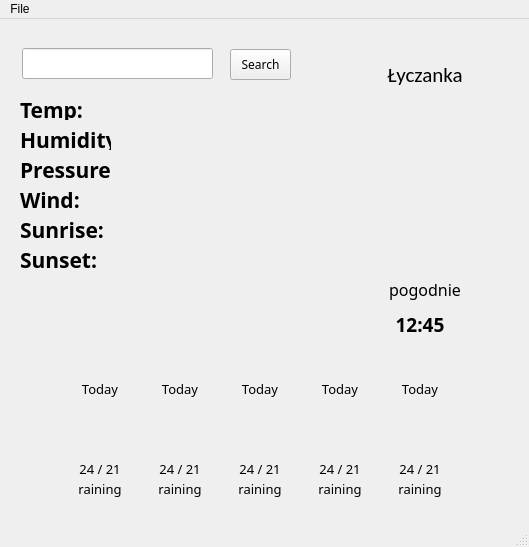
<?xml version="1.0" encoding="UTF-8"?>
<ui version="4.0">
 <class>MainWindow</class>
 <widget class="QMainWindow" name="MainWindow">
  <property name="geometry">
   <rect>
    <x>0</x>
    <y>0</y>
    <width>529</width>
    <height>547</height>
   </rect>
  </property>
  <property name="windowTitle">
   <string>MainWindow</string>
  </property>
  <widget class="QWidget" name="centralwidget">
   <widget class="QLineEdit" name="line_edit_search">
    <property name="enabled">
     <bool>true</bool>
    </property>
    <property name="geometry">
     <rect>
      <x>22</x>
      <y>29</y>
      <width>191</width>
      <height>31</height>
     </rect>
    </property>
    <property name="font">
     <font>
      <family>Agency FB</family>
      <pointsize>16</pointsize>
     </font>
    </property>
   </widget>
   <widget class="QPushButton" name="push_Button_Search">
    <property name="enabled">
     <bool>true</bool>
    </property>
    <property name="geometry">
     <rect>
      <x>230</x>
      <y>30</y>
      <width>61</width>
      <height>31</height>
     </rect>
    </property>
    <property name="font">
     <font>
      <family>Agency FB</family>
     </font>
    </property>
    <property name="text">
     <string>Search</string>
    </property>
   </widget>
   <widget class="QLabel" name="label_Humidity">
    <property name="enabled">
     <bool>true</bool>
    </property>
    <property name="geometry">
     <rect>
      <x>20</x>
      <y>110</y>
      <width>91</width>
      <height>21</height>
     </rect>
    </property>
    <property name="font">
     <font>
      <family>Agency FB</family>
      <pointsize>16</pointsize>
      <weight>75</weight>
      <bold>true</bold>
     </font>
    </property>
    <property name="frameShape">
     <enum>QFrame::NoFrame</enum>
    </property>
    <property name="text">
     <string>Humidity:</string>
    </property>
   </widget>
   <widget class="QLabel" name="label_Pressure">
    <property name="enabled">
     <bool>true</bool>
    </property>
    <property name="geometry">
     <rect>
      <x>20</x>
      <y>140</y>
      <width>91</width>
      <height>21</height>
     </rect>
    </property>
    <property name="font">
     <font>
      <family>Agency FB</family>
      <pointsize>16</pointsize>
      <weight>75</weight>
      <bold>true</bold>
     </font>
    </property>
    <property name="frameShape">
     <enum>QFrame::NoFrame</enum>
    </property>
    <property name="text">
     <string>Pressure:</string>
    </property>
   </widget>
   <widget class="QLabel" name="label_Temperature">
    <property name="enabled">
     <bool>true</bool>
    </property>
    <property name="geometry">
     <rect>
      <x>20</x>
      <y>80</y>
      <width>91</width>
      <height>21</height>
     </rect>
    </property>
    <property name="font">
     <font>
      <family>Agency FB</family>
      <pointsize>16</pointsize>
      <weight>75</weight>
      <bold>true</bold>
     </font>
    </property>
    <property name="frameShape">
     <enum>QFrame::NoFrame</enum>
    </property>
    <property name="text">
     <string>Temp:</string>
    </property>
   </widget>
   <widget class="QLabel" name="label_Wind">
    <property name="enabled">
     <bool>true</bool>
    </property>
    <property name="geometry">
     <rect>
      <x>20</x>
      <y>170</y>
      <width>91</width>
      <height>21</height>
     </rect>
    </property>
    <property name="font">
     <font>
      <family>Agency FB</family>
      <pointsize>16</pointsize>
      <weight>75</weight>
      <bold>true</bold>
     </font>
    </property>
    <property name="frameShape">
     <enum>QFrame::NoFrame</enum>
    </property>
    <property name="text">
     <string>Wind: </string>
    </property>
   </widget>
   <widget class="QLabel" name="label_Temperature_display">
    <property name="enabled">
     <bool>true</bool>
    </property>
    <property name="geometry">
     <rect>
      <x>110</x>
      <y>80</y>
      <width>181</width>
      <height>21</height>
     </rect>
    </property>
    <property name="font">
     <font>
      <family>Agency FB</family>
      <pointsize>14</pointsize>
     </font>
    </property>
    <property name="frameShape">
     <enum>QFrame::NoFrame</enum>
    </property>
    <property name="text">
     <string/>
    </property>
   </widget>
   <widget class="QLabel" name="label_Humidity_display">
    <property name="enabled">
     <bool>true</bool>
    </property>
    <property name="geometry">
     <rect>
      <x>110</x>
      <y>110</y>
      <width>181</width>
      <height>21</height>
     </rect>
    </property>
    <property name="font">
     <font>
      <family>Agency FB</family>
      <pointsize>14</pointsize>
     </font>
    </property>
    <property name="frameShape">
     <enum>QFrame::NoFrame</enum>
    </property>
    <property name="text">
     <string/>
    </property>
   </widget>
   <widget class="QLabel" name="label_Pressure_display">
    <property name="enabled">
     <bool>true</bool>
    </property>
    <property name="geometry">
     <rect>
      <x>110</x>
      <y>140</y>
      <width>181</width>
      <height>21</height>
     </rect>
    </property>
    <property name="font">
     <font>
      <family>Agency FB</family>
      <pointsize>14</pointsize>
     </font>
    </property>
    <property name="frameShape">
     <enum>QFrame::NoFrame</enum>
    </property>
    <property name="text">
     <string/>
    </property>
   </widget>
   <widget class="QLabel" name="label_Wind_display">
    <property name="enabled">
     <bool>true</bool>
    </property>
    <property name="geometry">
     <rect>
      <x>110</x>
      <y>170</y>
      <width>181</width>
      <height>21</height>
     </rect>
    </property>
    <property name="font">
     <font>
      <family>Agency FB</family>
      <pointsize>14</pointsize>
     </font>
    </property>
    <property name="frameShape">
     <enum>QFrame::NoFrame</enum>
    </property>
    <property name="text">
     <string/>
    </property>
   </widget>
   <widget class="QLabel" name="label_Sunrise_display">
    <property name="enabled">
     <bool>true</bool>
    </property>
    <property name="geometry">
     <rect>
      <x>110</x>
      <y>200</y>
      <width>181</width>
      <height>21</height>
     </rect>
    </property>
    <property name="font">
     <font>
      <family>Agency FB</family>
      <pointsize>14</pointsize>
     </font>
    </property>
    <property name="frameShape">
     <enum>QFrame::NoFrame</enum>
    </property>
    <property name="text">
     <string/>
    </property>
   </widget>
   <widget class="QLabel" name="label_Name">
    <property name="enabled">
     <bool>true</bool>
    </property>
    <property name="geometry">
     <rect>
      <x>325</x>
      <y>40</y>
      <width>200</width>
      <height>31</height>
     </rect>
    </property>
    <property name="font">
     <font>
      <family>Calibri</family>
      <pointsize>16</pointsize>
      <weight>50</weight>
      <bold>false</bold>
     </font>
    </property>
    <property name="frameShape">
     <enum>QFrame::NoFrame</enum>
    </property>
    <property name="text">
     <string>Łyczanka</string>
    </property>
    <property name="alignment">
     <set>Qt::AlignCenter</set>
    </property>
   </widget>
   <widget class="QLabel" name="label_Timezone">
    <property name="enabled">
     <bool>true</bool>
    </property>
    <property name="geometry">
     <rect>
      <x>325</x>
      <y>70</y>
      <width>200</width>
      <height>31</height>
     </rect>
    </property>
    <property name="font">
     <font>
      <family>Agency FB</family>
      <pointsize>14</pointsize>
      <weight>75</weight>
      <bold>true</bold>
     </font>
    </property>
    <property name="frameShape">
     <enum>QFrame::NoFrame</enum>
    </property>
    <property name="text">
     <string/>
    </property>
    <property name="alignment">
     <set>Qt::AlignCenter</set>
    </property>
   </widget>
   <widget class="QLabel" name="label_Datetime">
    <property name="enabled">
     <bool>true</bool>
    </property>
    <property name="geometry">
     <rect>
      <x>330</x>
      <y>290</y>
      <width>180</width>
      <height>30</height>
     </rect>
    </property>
    <property name="font">
     <font>
      <family>Agency FB</family>
      <pointsize>14</pointsize>
      <weight>75</weight>
      <bold>true</bold>
     </font>
    </property>
    <property name="frameShape">
     <enum>QFrame::NoFrame</enum>
    </property>
    <property name="text">
     <string>12:45</string>
    </property>
    <property name="alignment">
     <set>Qt::AlignCenter</set>
    </property>
   </widget>
   <widget class="QLabel" name="label_Sunrise">
    <property name="enabled">
     <bool>true</bool>
    </property>
    <property name="geometry">
     <rect>
      <x>20</x>
      <y>200</y>
      <width>91</width>
      <height>21</height>
     </rect>
    </property>
    <property name="font">
     <font>
      <family>Agency FB</family>
      <pointsize>16</pointsize>
      <weight>75</weight>
      <bold>true</bold>
     </font>
    </property>
    <property name="frameShape">
     <enum>QFrame::NoFrame</enum>
    </property>
    <property name="text">
     <string>Sunrise:</string>
    </property>
   </widget>
   <widget class="QLabel" name="label_Sunset">
    <property name="enabled">
     <bool>true</bool>
    </property>
    <property name="geometry">
     <rect>
      <x>20</x>
      <y>230</y>
      <width>91</width>
      <height>21</height>
     </rect>
    </property>
    <property name="font">
     <font>
      <family>Agency FB</family>
      <pointsize>16</pointsize>
      <weight>75</weight>
      <bold>true</bold>
     </font>
    </property>
    <property name="frameShape">
     <enum>QFrame::NoFrame</enum>
    </property>
    <property name="text">
     <string>Sunset:</string>
    </property>
   </widget>
   <widget class="QLabel" name="label_small_date_1">
    <property name="enabled">
     <bool>true</bool>
    </property>
    <property name="geometry">
     <rect>
      <x>70</x>
      <y>360</y>
      <width>60</width>
      <height>20</height>
     </rect>
    </property>
    <property name="font">
     <font>
      <family>Agency FB</family>
      <pointsize>10</pointsize>
     </font>
    </property>
    <property name="focusPolicy">
     <enum>Qt::ClickFocus</enum>
    </property>
    <property name="frameShape">
     <enum>QFrame::NoFrame</enum>
    </property>
    <property name="text">
     <string>Today</string>
    </property>
    <property name="alignment">
     <set>Qt::AlignCenter</set>
    </property>
   </widget>
   <widget class="QLabel" name="label_small_temp_1">
    <property name="enabled">
     <bool>true</bool>
    </property>
    <property name="geometry">
     <rect>
      <x>70</x>
      <y>440</y>
      <width>60</width>
      <height>20</height>
     </rect>
    </property>
    <property name="font">
     <font>
      <family>Agency FB</family>
      <pointsize>10</pointsize>
     </font>
    </property>
    <property name="focusPolicy">
     <enum>Qt::ClickFocus</enum>
    </property>
    <property name="frameShape">
     <enum>QFrame::NoFrame</enum>
    </property>
    <property name="text">
     <string>24 / 21</string>
    </property>
    <property name="alignment">
     <set>Qt::AlignCenter</set>
    </property>
   </widget>
   <widget class="QLabel" name="label_small_weather_1">
    <property name="enabled">
     <bool>true</bool>
    </property>
    <property name="geometry">
     <rect>
      <x>70</x>
      <y>460</y>
      <width>60</width>
      <height>20</height>
     </rect>
    </property>
    <property name="font">
     <font>
      <family>Agency FB</family>
      <pointsize>10</pointsize>
     </font>
    </property>
    <property name="focusPolicy">
     <enum>Qt::ClickFocus</enum>
    </property>
    <property name="frameShape">
     <enum>QFrame::NoFrame</enum>
    </property>
    <property name="text">
     <string>raining</string>
    </property>
    <property name="alignment">
     <set>Qt::AlignCenter</set>
    </property>
   </widget>
   <widget class="QLabel" name="label_main_image">
    <property name="enabled">
     <bool>true</bool>
    </property>
    <property name="geometry">
     <rect>
      <x>350</x>
      <y>100</y>
      <width>150</width>
      <height>150</height>
     </rect>
    </property>
    <property name="font">
     <font>
      <family>Agency FB</family>
      <pointsize>14</pointsize>
     </font>
    </property>
    <property name="frameShape">
     <enum>QFrame::NoFrame</enum>
    </property>
    <property name="text">
     <string/>
    </property>
    <property name="alignment">
     <set>Qt::AlignCenter</set>
    </property>
   </widget>
   <widget class="QLabel" name="label_small_image_1">
    <property name="enabled">
     <bool>true</bool>
    </property>
    <property name="geometry">
     <rect>
      <x>70</x>
      <y>380</y>
      <width>60</width>
      <height>60</height>
     </rect>
    </property>
    <property name="font">
     <font>
      <family>Agency FB</family>
      <pointsize>14</pointsize>
     </font>
    </property>
    <property name="frameShape">
     <enum>QFrame::NoFrame</enum>
    </property>
    <property name="text">
     <string/>
    </property>
    <property name="alignment">
     <set>Qt::AlignCenter</set>
    </property>
   </widget>
   <widget class="QLabel" name="label_Weather">
    <property name="enabled">
     <bool>true</bool>
    </property>
    <property name="geometry">
     <rect>
      <x>310</x>
      <y>250</y>
      <width>230</width>
      <height>40</height>
     </rect>
    </property>
    <property name="font">
     <font>
      <family>Agency FB</family>
      <pointsize>12</pointsize>
      <weight>50</weight>
      <bold>false</bold>
     </font>
    </property>
    <property name="frameShape">
     <enum>QFrame::NoFrame</enum>
    </property>
    <property name="text">
     <string>pogodnie</string>
    </property>
    <property name="alignment">
     <set>Qt::AlignCenter</set>
    </property>
   </widget>
   <widget class="QLabel" name="label_Sunset_display">
    <property name="enabled">
     <bool>true</bool>
    </property>
    <property name="geometry">
     <rect>
      <x>110</x>
      <y>230</y>
      <width>181</width>
      <height>21</height>
     </rect>
    </property>
    <property name="font">
     <font>
      <family>Agency FB</family>
      <pointsize>14</pointsize>
     </font>
    </property>
    <property name="frameShape">
     <enum>QFrame::NoFrame</enum>
    </property>
    <property name="text">
     <string/>
    </property>
   </widget>
   <widget class="QLabel" name="label_small_weather_2">
    <property name="enabled">
     <bool>true</bool>
    </property>
    <property name="geometry">
     <rect>
      <x>150</x>
      <y>460</y>
      <width>60</width>
      <height>20</height>
     </rect>
    </property>
    <property name="font">
     <font>
      <family>Agency FB</family>
      <pointsize>10</pointsize>
     </font>
    </property>
    <property name="focusPolicy">
     <enum>Qt::ClickFocus</enum>
    </property>
    <property name="frameShape">
     <enum>QFrame::NoFrame</enum>
    </property>
    <property name="text">
     <string>raining</string>
    </property>
    <property name="alignment">
     <set>Qt::AlignCenter</set>
    </property>
   </widget>
   <widget class="QLabel" name="label_small_date_2">
    <property name="enabled">
     <bool>true</bool>
    </property>
    <property name="geometry">
     <rect>
      <x>150</x>
      <y>360</y>
      <width>60</width>
      <height>20</height>
     </rect>
    </property>
    <property name="font">
     <font>
      <family>Agency FB</family>
      <pointsize>10</pointsize>
     </font>
    </property>
    <property name="focusPolicy">
     <enum>Qt::ClickFocus</enum>
    </property>
    <property name="frameShape">
     <enum>QFrame::NoFrame</enum>
    </property>
    <property name="text">
     <string>Today</string>
    </property>
    <property name="alignment">
     <set>Qt::AlignCenter</set>
    </property>
   </widget>
   <widget class="QLabel" name="label_small_temp_2">
    <property name="enabled">
     <bool>true</bool>
    </property>
    <property name="geometry">
     <rect>
      <x>150</x>
      <y>440</y>
      <width>60</width>
      <height>20</height>
     </rect>
    </property>
    <property name="font">
     <font>
      <family>Agency FB</family>
      <pointsize>10</pointsize>
     </font>
    </property>
    <property name="focusPolicy">
     <enum>Qt::ClickFocus</enum>
    </property>
    <property name="frameShape">
     <enum>QFrame::NoFrame</enum>
    </property>
    <property name="text">
     <string>24 / 21</string>
    </property>
    <property name="alignment">
     <set>Qt::AlignCenter</set>
    </property>
   </widget>
   <widget class="QLabel" name="label_small_image_2">
    <property name="enabled">
     <bool>true</bool>
    </property>
    <property name="geometry">
     <rect>
      <x>150</x>
      <y>380</y>
      <width>60</width>
      <height>60</height>
     </rect>
    </property>
    <property name="font">
     <font>
      <family>Agency FB</family>
      <pointsize>14</pointsize>
     </font>
    </property>
    <property name="frameShape">
     <enum>QFrame::NoFrame</enum>
    </property>
    <property name="text">
     <string/>
    </property>
    <property name="alignment">
     <set>Qt::AlignCenter</set>
    </property>
   </widget>
   <widget class="QLabel" name="label_small_weather_3">
    <property name="enabled">
     <bool>true</bool>
    </property>
    <property name="geometry">
     <rect>
      <x>230</x>
      <y>460</y>
      <width>60</width>
      <height>20</height>
     </rect>
    </property>
    <property name="font">
     <font>
      <family>Agency FB</family>
      <pointsize>10</pointsize>
     </font>
    </property>
    <property name="focusPolicy">
     <enum>Qt::ClickFocus</enum>
    </property>
    <property name="frameShape">
     <enum>QFrame::NoFrame</enum>
    </property>
    <property name="text">
     <string>raining</string>
    </property>
    <property name="alignment">
     <set>Qt::AlignCenter</set>
    </property>
   </widget>
   <widget class="QLabel" name="label_small_date_3">
    <property name="enabled">
     <bool>true</bool>
    </property>
    <property name="geometry">
     <rect>
      <x>230</x>
      <y>360</y>
      <width>60</width>
      <height>20</height>
     </rect>
    </property>
    <property name="font">
     <font>
      <family>Agency FB</family>
      <pointsize>10</pointsize>
     </font>
    </property>
    <property name="focusPolicy">
     <enum>Qt::ClickFocus</enum>
    </property>
    <property name="frameShape">
     <enum>QFrame::NoFrame</enum>
    </property>
    <property name="text">
     <string>Today</string>
    </property>
    <property name="alignment">
     <set>Qt::AlignCenter</set>
    </property>
   </widget>
   <widget class="QLabel" name="label_small_temp_3">
    <property name="enabled">
     <bool>true</bool>
    </property>
    <property name="geometry">
     <rect>
      <x>230</x>
      <y>440</y>
      <width>60</width>
      <height>20</height>
     </rect>
    </property>
    <property name="font">
     <font>
      <family>Agency FB</family>
      <pointsize>10</pointsize>
     </font>
    </property>
    <property name="focusPolicy">
     <enum>Qt::ClickFocus</enum>
    </property>
    <property name="frameShape">
     <enum>QFrame::NoFrame</enum>
    </property>
    <property name="text">
     <string>24 / 21</string>
    </property>
    <property name="alignment">
     <set>Qt::AlignCenter</set>
    </property>
   </widget>
   <widget class="QLabel" name="label_small_image_3">
    <property name="enabled">
     <bool>true</bool>
    </property>
    <property name="geometry">
     <rect>
      <x>230</x>
      <y>380</y>
      <width>60</width>
      <height>60</height>
     </rect>
    </property>
    <property name="font">
     <font>
      <family>Agency FB</family>
      <pointsize>14</pointsize>
     </font>
    </property>
    <property name="frameShape">
     <enum>QFrame::NoFrame</enum>
    </property>
    <property name="text">
     <string/>
    </property>
    <property name="alignment">
     <set>Qt::AlignCenter</set>
    </property>
   </widget>
   <widget class="QLabel" name="label_small_weather_4">
    <property name="enabled">
     <bool>true</bool>
    </property>
    <property name="geometry">
     <rect>
      <x>310</x>
      <y>460</y>
      <width>60</width>
      <height>20</height>
     </rect>
    </property>
    <property name="font">
     <font>
      <family>Agency FB</family>
      <pointsize>10</pointsize>
     </font>
    </property>
    <property name="focusPolicy">
     <enum>Qt::ClickFocus</enum>
    </property>
    <property name="frameShape">
     <enum>QFrame::NoFrame</enum>
    </property>
    <property name="text">
     <string>raining</string>
    </property>
    <property name="alignment">
     <set>Qt::AlignCenter</set>
    </property>
   </widget>
   <widget class="QLabel" name="label_small_date_4">
    <property name="enabled">
     <bool>true</bool>
    </property>
    <property name="geometry">
     <rect>
      <x>310</x>
      <y>360</y>
      <width>60</width>
      <height>20</height>
     </rect>
    </property>
    <property name="font">
     <font>
      <family>Agency FB</family>
      <pointsize>10</pointsize>
     </font>
    </property>
    <property name="focusPolicy">
     <enum>Qt::ClickFocus</enum>
    </property>
    <property name="frameShape">
     <enum>QFrame::NoFrame</enum>
    </property>
    <property name="text">
     <string>Today</string>
    </property>
    <property name="alignment">
     <set>Qt::AlignCenter</set>
    </property>
   </widget>
   <widget class="QLabel" name="label_small_temp_4">
    <property name="enabled">
     <bool>true</bool>
    </property>
    <property name="geometry">
     <rect>
      <x>310</x>
      <y>440</y>
      <width>60</width>
      <height>20</height>
     </rect>
    </property>
    <property name="font">
     <font>
      <family>Agency FB</family>
      <pointsize>10</pointsize>
     </font>
    </property>
    <property name="focusPolicy">
     <enum>Qt::ClickFocus</enum>
    </property>
    <property name="frameShape">
     <enum>QFrame::NoFrame</enum>
    </property>
    <property name="text">
     <string>24 / 21</string>
    </property>
    <property name="alignment">
     <set>Qt::AlignCenter</set>
    </property>
   </widget>
   <widget class="QLabel" name="label_small_image_4">
    <property name="enabled">
     <bool>true</bool>
    </property>
    <property name="geometry">
     <rect>
      <x>310</x>
      <y>380</y>
      <width>60</width>
      <height>60</height>
     </rect>
    </property>
    <property name="font">
     <font>
      <family>Agency FB</family>
      <pointsize>14</pointsize>
     </font>
    </property>
    <property name="frameShape">
     <enum>QFrame::NoFrame</enum>
    </property>
    <property name="text">
     <string/>
    </property>
    <property name="alignment">
     <set>Qt::AlignCenter</set>
    </property>
   </widget>
   <widget class="QLabel" name="label_small_weather_5">
    <property name="enabled">
     <bool>true</bool>
    </property>
    <property name="geometry">
     <rect>
      <x>390</x>
      <y>460</y>
      <width>60</width>
      <height>20</height>
     </rect>
    </property>
    <property name="font">
     <font>
      <family>Agency FB</family>
      <pointsize>10</pointsize>
     </font>
    </property>
    <property name="focusPolicy">
     <enum>Qt::ClickFocus</enum>
    </property>
    <property name="frameShape">
     <enum>QFrame::NoFrame</enum>
    </property>
    <property name="text">
     <string>raining</string>
    </property>
    <property name="alignment">
     <set>Qt::AlignCenter</set>
    </property>
   </widget>
   <widget class="QLabel" name="label_small_date_5">
    <property name="enabled">
     <bool>true</bool>
    </property>
    <property name="geometry">
     <rect>
      <x>390</x>
      <y>360</y>
      <width>60</width>
      <height>20</height>
     </rect>
    </property>
    <property name="font">
     <font>
      <family>Agency FB</family>
      <pointsize>10</pointsize>
     </font>
    </property>
    <property name="focusPolicy">
     <enum>Qt::ClickFocus</enum>
    </property>
    <property name="frameShape">
     <enum>QFrame::NoFrame</enum>
    </property>
    <property name="text">
     <string>Today</string>
    </property>
    <property name="alignment">
     <set>Qt::AlignCenter</set>
    </property>
   </widget>
   <widget class="QLabel" name="label_small_temp_5">
    <property name="enabled">
     <bool>true</bool>
    </property>
    <property name="geometry">
     <rect>
      <x>390</x>
      <y>440</y>
      <width>60</width>
      <height>20</height>
     </rect>
    </property>
    <property name="font">
     <font>
      <family>Agency FB</family>
      <pointsize>10</pointsize>
     </font>
    </property>
    <property name="focusPolicy">
     <enum>Qt::ClickFocus</enum>
    </property>
    <property name="frameShape">
     <enum>QFrame::NoFrame</enum>
    </property>
    <property name="text">
     <string>24 / 21</string>
    </property>
    <property name="alignment">
     <set>Qt::AlignCenter</set>
    </property>
   </widget>
   <widget class="QLabel" name="label_small_image_5">
    <property name="enabled">
     <bool>true</bool>
    </property>
    <property name="geometry">
     <rect>
      <x>390</x>
      <y>380</y>
      <width>60</width>
      <height>60</height>
     </rect>
    </property>
    <property name="font">
     <font>
      <family>Agency FB</family>
      <pointsize>14</pointsize>
     </font>
    </property>
    <property name="frameShape">
     <enum>QFrame::NoFrame</enum>
    </property>
    <property name="text">
     <string/>
    </property>
    <property name="alignment">
     <set>Qt::AlignCenter</set>
    </property>
   </widget>
   <widget class="QLabel" name="label_error_message">
    <property name="enabled">
     <bool>true</bool>
    </property>
    <property name="geometry">
     <rect>
      <x>30</x>
      <y>0</y>
      <width>471</width>
      <height>21</height>
     </rect>
    </property>
    <property name="font">
     <font>
      <family>Agency FB</family>
      <pointsize>16</pointsize>
      <weight>75</weight>
      <bold>true</bold>
     </font>
    </property>
    <property name="frameShape">
     <enum>QFrame::NoFrame</enum>
    </property>
    <property name="text">
     <string/>
    </property>
   </widget>
  </widget>
  <widget class="QMenuBar" name="menubar">
   <property name="geometry">
    <rect>
     <x>0</x>
     <y>0</y>
     <width>529</width>
     <height>21</height>
    </rect>
   </property>
   <widget class="QMenu" name="menuFile">
    <property name="title">
     <string>File</string>
    </property>
    <addaction name="action_Save"/>
    <addaction name="action_Open"/>
    <addaction name="action_Settings"/>
    <addaction name="action_Close"/>
   </widget>
   <addaction name="menuFile"/>
  </widget>
  <widget class="QStatusBar" name="statusbar"/>
  <action name="action_Close">
   <property name="text">
    <string>Close</string>
   </property>
  </action>
  <action name="action_Save">
   <property name="text">
    <string>Save</string>
   </property>
  </action>
  <action name="action_Settings">
   <property name="text">
    <string>Settings</string>
   </property>
  </action>
  <action name="action_Open">
   <property name="text">
    <string>Open</string>
   </property>
  </action>
 </widget>
 <resources/>
 <connections/>
</ui>
